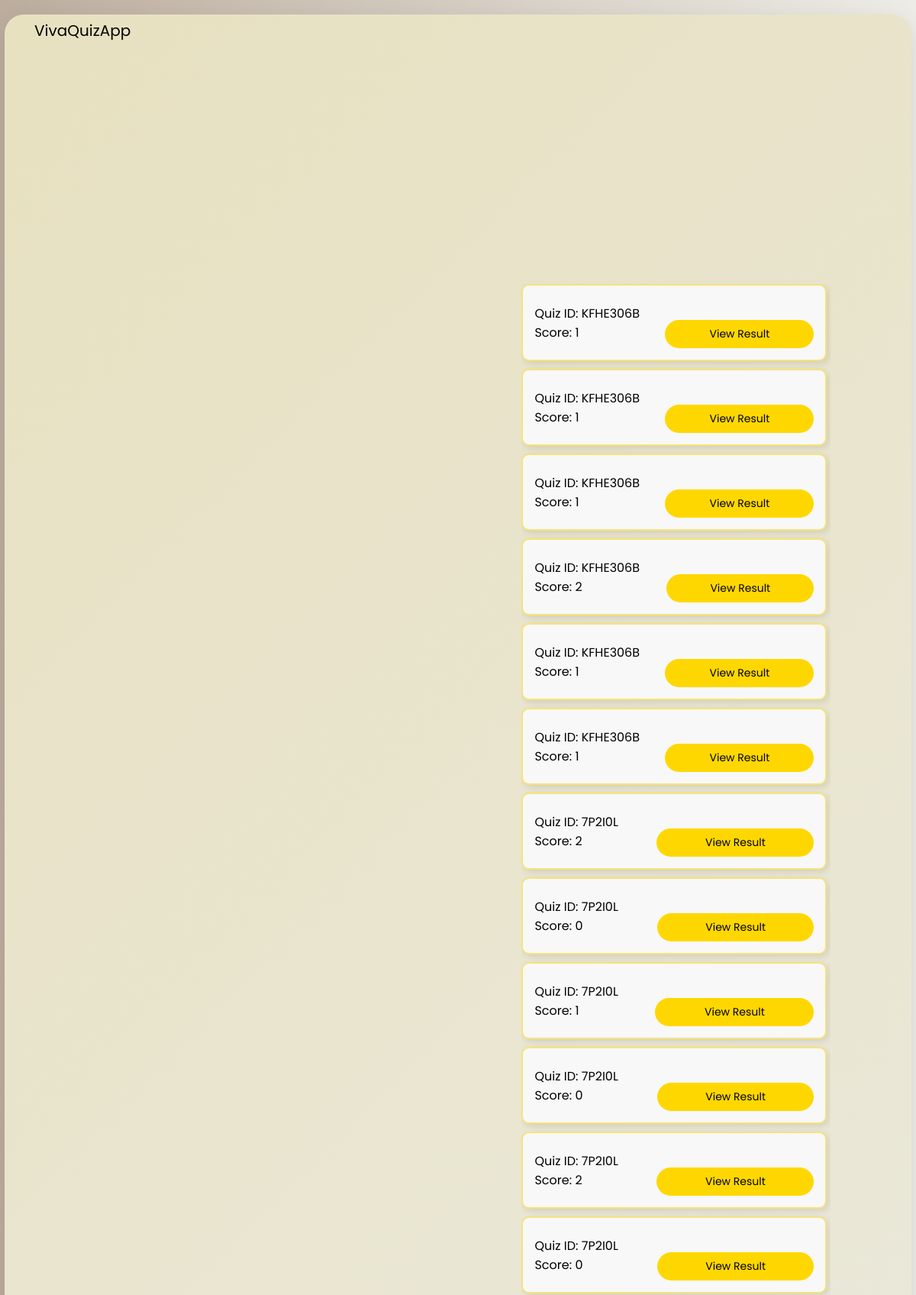
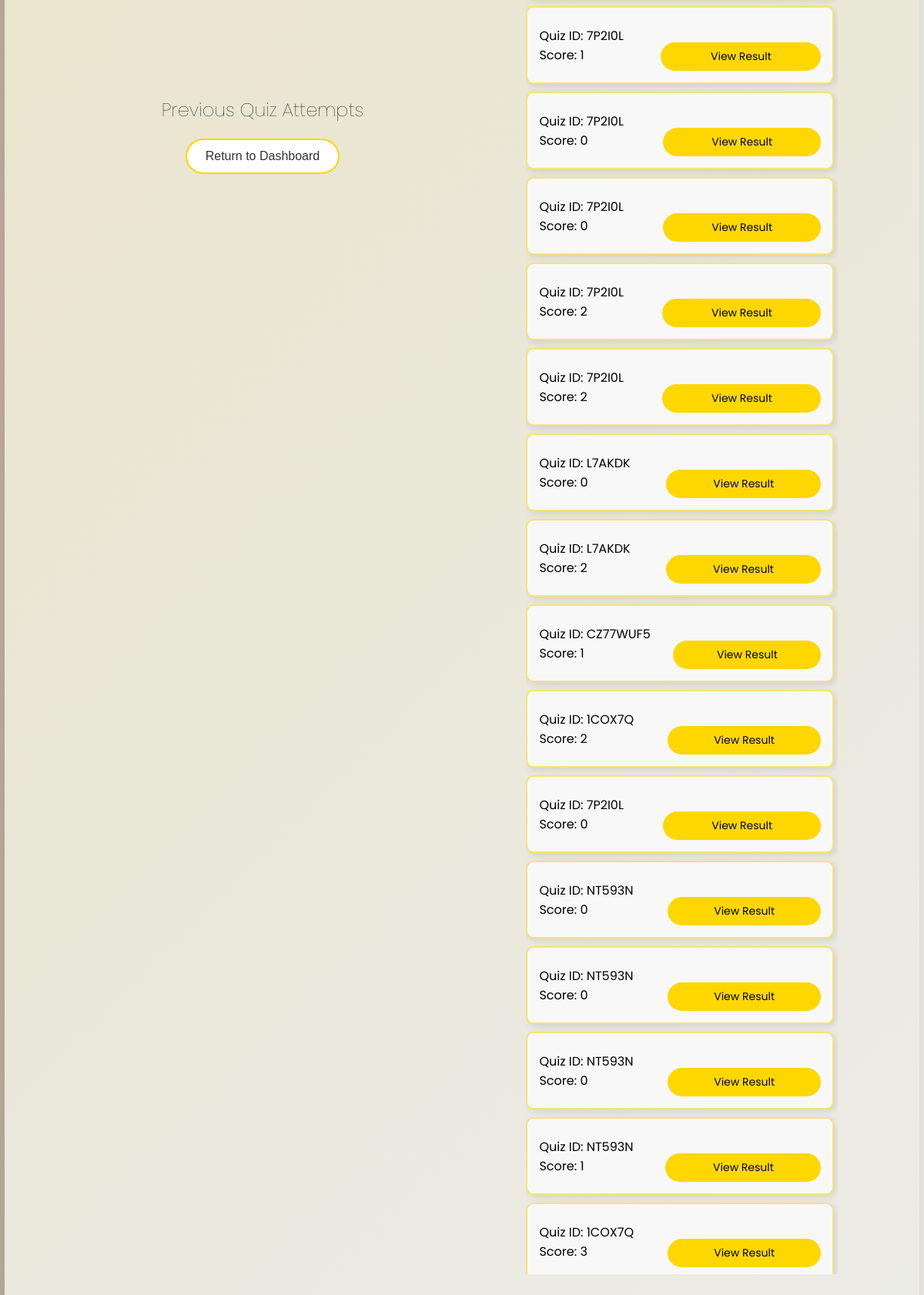
Page /previous_attempts (signed in) on the committed database (2 pictures, top to bottom).
### app.py (models this page shows)
class QuizAttempt(db.Model):
    id = db.Column(db.Integer, primary_key=True)
    student_id = db.Column(db.Integer, db.ForeignKey('user.id'), nullable=False)
    quiz_id = db.Column(db.String(20), nullable=False)
    user_answers = db.Column(db.Text, nullable=False)  # JSON format
    total_points = db.Column(db.Integer, nullable=False)

### app.py (the view)
@app.route('/previous_attempts')
@login_required
def previous_attempts():
    attempts = QuizAttempt.query.filter_by(student_id=current_user.id).all()
    return render_template('previous_attempts.html', attempts=attempts)

### app.py (called while the page is built)
@login_manager.user_loader
def load_user(user_id):
    return User.query.get(int(user_id))

### templates/previous_attempts.html (shortened to what this page needs)
<!DOCTYPE html>
<html lang="en">
<head>
    <link rel="stylesheet" href="{{ url_for('static', filename='style.css') }}">
</head>
<body>
    <div class="background-box">
        <div class="container">
            <div class="left-panel">
                <div class="branding">VivaQuizApp</div>
                <h2>Previous Quiz Attempts</h2>
                <button class="btn login-btn" onclick="window.location.href='{{ url_for('student_dashboard') }}'">Return to Dashboard</button>
            </div>
            <div class="right-panel">
                <ul class="quiz-list">
                    {% for attempt in attempts %}
                        <li>
                            Quiz ID: {{ attempt.quiz_id }}  Score: {{ attempt.total_points }}
                            <a href="{{ url_for('quiz_result', attempt_id=attempt.id) }}" class="btn signup-btn">View Result</a>
                        </li>
                    {% endfor %}
                </ul>
            </div>
        </div>
    </div>
</body>
</html>

### static/style.css (style rules this page uses)
body { margin: 0; font-family: 'Poppins', sans-serif; display: flex; justify-content: center; align-items: center; height: 100vh; background: linear-gradient(to right, #BCAD9E, #EDECE6); }
h2, h3 { font-family: 'Poppins', sans-serif; font-weight: 100; }
.branding { font-family: 'Poppins', sans-serif; }
button { font-weight: 200; }
.background-box { width: 99%; max-width: 99%; height: 99vh; background: linear-gradient(135deg, #E7E1C0, #ECECE9); border-radius: 25px; display: flex; justify-content: center; align-items: center; box-shadow: 0px 10px 30px rgba(0, 0, 0, 0.1); }
.container { display: flex; width: 90%; height: 98%; background: white; border-radius: 15px; overflow: hidden; background: transparent; }
.left-panel { flex: 1; padding: 50px; display: flex; flex-direction: column; align-items: center; text-align: center; justify-content: center; background: transparent; }
.branding { position: absolute; top: 20px; left: 30px; font-size: 20px; background: transparent; padding: 5px 15px; border-radius: 15px; }
h2 { font-size: 24px; margin-bottom: 10px; }
.btn { margin-top:30px; width: 200px; padding: 12px; border-radius: 25px; border: none; font-size: 16px; cursor: pointer; transition: 0.3s ease-in-out; text-decoration: none; display: inline-block; text-align: center; }
.signup-btn { background: #ffd700; color: black; }
.login-btn { background: white; border: 2px solid #ffd700; color: #333; margin-top: 10px; }
.right-panel { flex: 1; background: url("https://imgs.search.brave.com/Uup26J925pQkrlpB2XGeSEkKQUiqX_oY2fInUwN4w44/rs:fit:860:0:0:0/g:ce/aHR0cHM6Ly9jNC53/YWxscGFwZXJmbGFy/ZS5jb20vd2FsbHBh/cGVyLzUyNy85NzYv/MzUvZXhhbS1zdHVk/eWluZy13YWxscGFw/ZXItcHJldmlldy5q/cGc") no-repeat center center/cover; border-left: 2px solid rgba(0, 0, 0, 0.1); display: flex; justify-content: flex-start; align-items: center; padding-left: 10%; border-radius: 30px; overflow: hidden; }
.left-panel { overflow: hidden; max-height: 100vh; padding-right: 10px; }
.quiz-list { list-style: none; padding: 0; width: 100%; max-width: 400px; max-height: 80vh; overflow-y: auto; padding-right: 5px; }
.quiz-list { scrollbar-width: thin; scrollbar-color: #f6d365 #f8f8f8; }
.quiz-list li { background: #f8f8f8; padding: 15px; margin-bottom: 10px; border-radius: 10px; display: flex; justify-content: space-between; align-items: center; border: 2px solid #f6e379; box-shadow: 3px 3px 10px rgba(0, 0, 0, 0.1); text-align: left; }
.quiz-list li .btn { padding: 8px 12px; font-size: 14px; margin-left: auto; }

### templates/previous_attempts.html (style rules this page uses)
.right-panel { background: none; border-left: none; }

### rows in the picture
QuizAttempt: quiz_id "KFHE306B", total_points "1"
QuizAttempt: quiz_id "KFHE306B", total_points "1"
QuizAttempt: quiz_id "KFHE306B", total_points "1"
QuizAttempt: quiz_id "KFHE306B", total_points "2"
QuizAttempt: quiz_id "KFHE306B", total_points "1"
QuizAttempt: quiz_id "KFHE306B", total_points "1"
QuizAttempt: quiz_id "7P2I0L", total_points "2"
QuizAttempt: quiz_id "7P2I0L", total_points "0"
QuizAttempt: quiz_id "7P2I0L", total_points "1"
QuizAttempt: quiz_id "7P2I0L", total_points "0"
QuizAttempt: quiz_id "7P2I0L", total_points "2"
QuizAttempt: quiz_id "7P2I0L", total_points "0"
QuizAttempt: quiz_id "7P2I0L", total_points "1"
QuizAttempt: quiz_id "7P2I0L", total_points "0"
QuizAttempt: quiz_id "7P2I0L", total_points "0"
QuizAttempt: quiz_id "7P2I0L", total_points "2"
QuizAttempt: quiz_id "7P2I0L", total_points "2"
QuizAttempt: quiz_id "L7AKDK", total_points "0"
QuizAttempt: quiz_id "L7AKDK", total_points "2"
QuizAttempt: quiz_id "CZ77WUF5", total_points "1"
QuizAttempt: quiz_id "1COX7Q", total_points "2"
QuizAttempt: quiz_id "7P2I0L", total_points "0"
QuizAttempt: quiz_id "NT593N", total_points "0"
QuizAttempt: quiz_id "NT593N", total_points "0"
QuizAttempt: quiz_id "NT593N", total_points "0"
QuizAttempt: quiz_id "NT593N", total_points "1"
QuizAttempt: quiz_id "1COX7Q", total_points "3"
